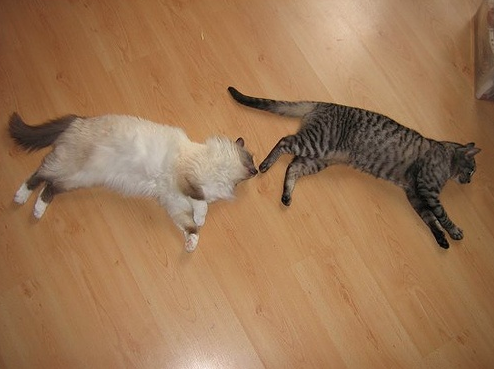
//> input picture digital_image_process/pic/cat.png, 494 x 369 px
$ ./7.wavelwt   (built with g++ and OpenCV 4)
//> lines starting //> are read from the running program, lines starting //| are printed output that depends on the picture
//小波变换:
//使用有限长度、会衰减的“小波 (wavelet)”作为基。通过对小波进行伸缩 (scaling) 和平移 (translation)，
//同时告诉你信号在哪个时间（位置）出现了哪种频率（尺度）的成分
//下文演示了，二维小波一级分解,二维小波多级分解,小波去噪三种方法
#include <iostream>
#include <vector>
#include <cmath>
#include <opencv2/opencv.hpp>
using namespace std;
using namespace cv;

//对一行数据执行一维哈尔小波变换
Mat haar_wavelet_transform_1d(const Mat& row_data) {
    int width = row_data.cols;
    Mat transformed_row = Mat::zeros(1, width, CV_32F);
    Mat averages = transformed_row(Rect(0, 0, width / 2, 1));
    Mat differences = transformed_row(Rect(width / 2, 0, width / 2, 1));
    for (int i = 0; i < width / 2; ++i) {
        float a = row_data.at<float>(0, 2 * i);
        float b = row_data.at<float>(0, 2 * i + 1);
        averages.at<float>(0, i) = (a + b) / sqrt(2.0);
        differences.at<float>(0, i) = (a - b) / sqrt(2.0);
    }
    return transformed_row;
}

//对输入图像执行一级二维哈尔小波变换
Mat perform_haar_dwt2_level1(const Mat& img_orig) {
    if (img_orig.type() != CV_32FC1) {
        cerr << "错误: DWT输入图像必须是32位浮点单通道 (CV_32FC1)" << endl;
        return Mat();
    }
    int rows = img_orig.rows;
    int cols = img_orig.cols;
    Mat transformed_img = Mat::zeros(rows, cols, CV_32FC1);

    for (int i = 0; i < rows; ++i) {
        Mat transformed_row = haar_wavelet_transform_1d(img_orig.row(i));
        transformed_row.copyTo(transformed_img.row(i));
    }
    Mat temp_transposed;
    transpose(transformed_img, temp_transposed);
    for (int i = 0; i < cols; ++i) {
        Mat transformed_row = haar_wavelet_transform_1d(temp_transposed.row(i));
        transformed_row.copyTo(temp_transposed.row(i));
    }
    transpose(temp_transposed, transformed_img);
    return transformed_img;
}

//对一行数据执行一维哈尔小波逆变换
Mat haar_wavelet_inverse_transform_1d(const Mat& transformed_row) {
    int width = transformed_row.cols;
    Mat original_row = Mat::zeros(1, width, CV_32F);
    Mat averages = transformed_row(Rect(0, 0, width / 2, 1));
    Mat differences = transformed_row(Rect(width / 2, 0, width / 2, 1));
    for (int i = 0; i < width / 2; ++i) {
        float avg = averages.at<float>(0, i);
        float diff = differences.at<float>(0, i);
        original_row.at<float>(0, 2 * i) = (avg + diff) / sqrt(2.0);
        original_row.at<float>(0, 2 * i + 1) = (avg - diff) / sqrt(2.0);
    }
    return original_row;
}

//对输入图像执行一级二维哈尔小波逆变换
Mat perform_haar_idwt2_level1(const Mat& dwt_img) {
    if (dwt_img.type() != CV_32FC1) {
        cerr << "错误: IDWT输入图像必须是32位浮点单通道 (CV_32FC1)" << endl;
        return Mat();
    }
    int rows = dwt_img.rows;
    int cols = dwt_img.cols;
    Mat reconstructed_img;

    Mat temp_transposed;
    transpose(dwt_img, temp_transposed);
    for (int i = 0; i < cols; ++i) {
        Mat reconstructed_row = haar_wavelet_inverse_transform_1d(temp_transposed.row(i));
        reconstructed_row.copyTo(temp_transposed.row(i));
    }
    transpose(temp_transposed, reconstructed_img);
    for (int i = 0; i < rows; ++i) {
        Mat reconstructed_row = haar_wavelet_inverse_transform_1d(reconstructed_img.row(i));
        reconstructed_row.copyTo(reconstructed_img.row(i));
    }
    return reconstructed_img;
}

//对小波系数进行软阈值处理
Mat soft_threshold(const Mat& coeff_matrix, double threshold) {
    Mat result = Mat::zeros(coeff_matrix.size(), coeff_matrix.type());
    for (int i = 0; i < coeff_matrix.rows; ++i) {
        for (int j = 0; j < coeff_matrix.cols; ++j) {
            float val = coeff_matrix.at<float>(i, j);
            float sign = (val > 0) ? 1.0f : -1.0f;
            float mag = abs(val);
            result.at<float>(i, j) = (mag > threshold) ? sign * (mag - threshold) : 0.0f;
        }
    }
    return result;
}

//一级二维小波变换
void demo_single_level_dwt() {
    string image_path = "pic/cat.png";
    Mat img = imread(image_path, IMREAD_GRAYSCALE);
//> img: 369 rows x 494 cols, CV_8UC1; min 0, max 240, mean 125.7
    if (img.empty()) { cerr << "无法加载图像 " << image_path << endl; return; }

    Mat img_resized;
    resize(img, img_resized, Size(448, 448));
    Mat img_float;
    img_resized.convertTo(img_float, CV_32F);

    Mat dwt_result = perform_haar_dwt2_level1(img_float);
    if (dwt_result.empty()) return;

    //提取子带并独立归一化以便显示
    int h = dwt_result.rows / 2;
//> h = 224
    int w = dwt_result.cols / 2;
//> w = 224
    Mat cA = dwt_result(Rect(0, 0, w, h));
    Mat cH = dwt_result(Rect(w, 0, w, h));
    Mat cV = dwt_result(Rect(0, h, w, h));
    Mat cD = dwt_result(Rect(w, h, w, h));

    normalize(cA, cA, 0, 255, NORM_MINMAX);
    normalize(cH, cH, 0, 255, NORM_MINMAX);
    normalize(cV, cV, 0, 255, NORM_MINMAX);
    normalize(cD, cD, 0, 255, NORM_MINMAX);

    Mat top_row, bottom_row, final_display;
    hconcat(cA, cH, top_row);
    hconcat(cV, cD, bottom_row);
    vconcat(top_row, bottom_row, final_display);

    final_display.convertTo(final_display, CV_8U);

    imshow("Original (Resized)", img_resized);
    imshow("1-Level DWT Sub-bands", final_display);
    waitKey(0);
}

//多级二维小波变换
void demo_multi_level_dwt() {
    string image_path = "pic/cat.png";
    Mat img = imread(image_path, IMREAD_GRAYSCALE);
    if (img.empty()) { cerr << "无法加载图像 " << image_path << endl; return; }

    Mat img_resized;
    resize(img, img_resized, Size(448, 448));
    Mat img_float;
    img_resized.convertTo(img_float, CV_32F);

    //第一级分解
    Mat dwt_level1 = perform_haar_dwt2_level1(img_float);
    Mat cA1 = dwt_level1(Rect(0, 0, dwt_level1.cols / 2, dwt_level1.rows / 2));

    //第二级分解
    Mat dwt_level2 = perform_haar_dwt2_level1(cA1);

    int h1 = dwt_level1.rows / 2, w1 = dwt_level1.cols / 2;
//> h1 = 224; w1 = 224
    int h2 = dwt_level2.rows / 2, w2 = dwt_level2.cols / 2;
//> h2 = 112; w2 = 112

    Mat cA2, cH2, cV2, cD2, cH1, cV1, cD1;
    normalize(dwt_level2(Rect(0, 0, w2, h2)), cA2, 0, 255, NORM_MINMAX);
    normalize(dwt_level2(Rect(w2, 0, w2, h2)), cH2, 0, 255, NORM_MINMAX);
    normalize(dwt_level2(Rect(0, h2, w2, h2)), cV2, 0, 255, NORM_MINMAX);
    normalize(dwt_level2(Rect(w2, h2, w2, h2)), cD2, 0, 255, NORM_MINMAX);
    normalize(dwt_level1(Rect(w1, 0, w1, h1)), cH1, 0, 255, NORM_MINMAX);
    normalize(dwt_level1(Rect(0, h1, w1, h1)), cV1, 0, 255, NORM_MINMAX);
    normalize(dwt_level1(Rect(w1, h1, w1, h1)), cD1, 0, 255, NORM_MINMAX);

    Mat top_row_l2, bottom_row_l2, cA1_display;
    hconcat(cA2, cH2, top_row_l2);
    hconcat(cV2, cD2, bottom_row_l2);
    vconcat(top_row_l2, bottom_row_l2, cA1_display);

    Mat top_row_l1, bottom_row_l1, final_display;
    hconcat(cA1_display, cH1, top_row_l1);
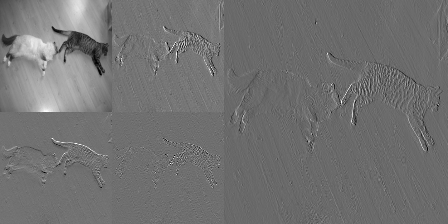
//> top_row_l1: 224 rows x 448 cols, CV_32FC1; min 0, max 255, mean 113.8
    hconcat(cV1, cD1, bottom_row_l1);
    vconcat(top_row_l1, bottom_row_l1, final_display);
//> final_display: 448 rows x 448 cols, CV_32FC1

    final_display.convertTo(final_display, CV_8U);
//> final_display: 448 rows x 448 cols, CV_8UC1

    imshow("Original (Resized)", img_resized);
    imshow("2-Level DWT Decomposition", final_display);
    waitKey(0);
}

//小波去噪
void demo_wavelet_denoising() {
    string image_path = "pic/cat.png";
    Mat img_orig = imread(image_path, IMREAD_GRAYSCALE);
    if (img_orig.empty()) { cerr << "无法加载图像 " << image_path << endl; return; }

    //小波变换要求尺寸是2的幂，这里用256x256
    resize(img_orig, img_orig, Size(256, 256));

    Mat img_float;
    img_orig.convertTo(img_float, CV_32F);
//> img_float: 256 rows x 256 cols, CV_32FC1

    //添加高斯噪声
    Mat noise = Mat::zeros(img_float.size(), CV_32F);
    randn(noise, 0, 25.0); //均值为0，标准差为25的高斯噪声
    Mat noisy_img = img_float + noise;

    //分解
    Mat dwt_result = perform_haar_dwt2_level1(noisy_img);
//> after the loop in perform_haar_dwt2_level1 (call 4), `for (int i = 0; i < rows; ++i)`:
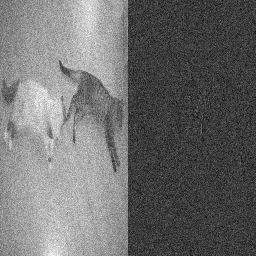
//> transformed_img: 256 rows x 256 cols, CV_32FC1; min -105.6, max 345.9, mean 88.9; drawn with min black and max white
//> after the loop in perform_haar_dwt2_level1 (call 4), `for (int i = 0; i < cols; ++i)`:
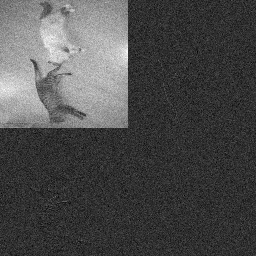
//> temp_transposed: 256 rows x 256 cols, CV_32FC1; min -107.6, max 466.4, mean 63; drawn with min black and max white

    //提取子带
    int h = dwt_result.rows / 2, w = dwt_result.cols / 2;
//> h = 128; w = 128
    Mat cA = dwt_result(Rect(0, 0, w, h));
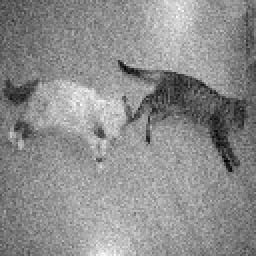
//> cA: 128 rows x 128 cols, CV_32FC1 (shown 2 times larger); min -16.84, max 466.4, mean 251.2; drawn with min black and max white
    Mat cH = dwt_result(Rect(w, 0, w, h));
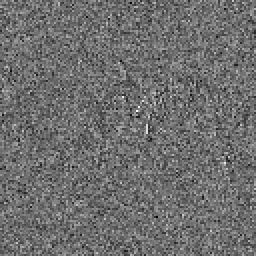
//> cH: 128 rows x 128 cols, CV_32FC1 (shown 2 times larger); min -106.3, max 139, mean 0.2; drawn with min black and max white
    Mat cV = dwt_result(Rect(0, h, w, h));
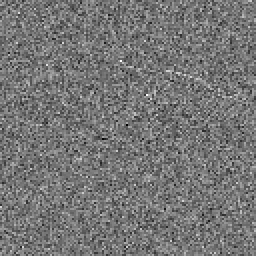
//> cV: 128 rows x 128 cols, CV_32FC1 (shown 2 times larger); min -107.6, max 124.9, mean 0.1; drawn with min black and max white
    Mat cD = dwt_result(Rect(w, h, w, h));
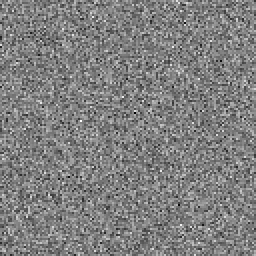
//> cD: 128 rows x 128 cols, CV_32FC1 (shown 2 times larger); min -104.2, max 104.1, mean 0.4; drawn with min black and max white

    //对细节系数进行阈值处理
    double threshold_val = 40.0; //需要根据噪声水平调整
    Mat cH_thresh = soft_threshold(cH, threshold_val);
    Mat cV_thresh = soft_threshold(cV, threshold_val);
    Mat cD_thresh = soft_threshold(cD, threshold_val);

    //重新组合
    Mat denoised_dwt = Mat::zeros(dwt_result.size(), dwt_result.type());
    cA.copyTo(denoised_dwt(Rect(0, 0, w, h)));
    cH_thresh.copyTo(denoised_dwt(Rect(w, 0, w, h)));
    cV_thresh.copyTo(denoised_dwt(Rect(0, h, w, h)));
    cD_thresh.copyTo(denoised_dwt(Rect(w, h, w, h)));

    Mat denoised_img = perform_haar_idwt2_level1(denoised_dwt);

    Mat noisy_img_8u, denoised_img_8u;
    normalize(noisy_img, noisy_img_8u, 0, 255, NORM_MINMAX);
    noisy_img_8u.convertTo(noisy_img_8u, CV_8U);
    normalize(denoised_img, denoised_img_8u, 0, 255, NORM_MINMAX);
    denoised_img_8u.convertTo(denoised_img_8u, CV_8U);

    imshow("Original Image", img_orig);
    imshow("Noisy Image", noisy_img_8u);
    imshow("Denoised Image (Wavelet)", denoised_img_8u);
    waitKey(0);
}

int main() {
    cout << "一级小波变换演示" << endl;
    demo_single_level_dwt();
    destroyAllWindows();

    cout << "多级小波变换" << endl;
    demo_multi_level_dwt();
    destroyAllWindows();

    cout << "小波去噪" << endl;
    demo_wavelet_denoising();
    destroyAllWindows();

    return 0;
}
